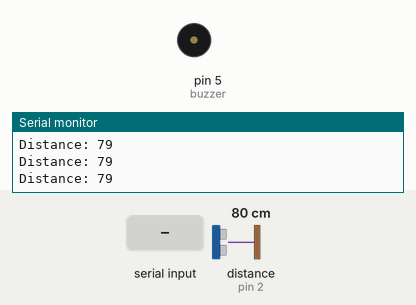
A sketch run on a simulated Arduino Uno, built with avr-gcc and run on an emulated ATmega328P. Shown: buzzer (waves = sounding, pin HIGH), the last lines printed to the serial monitor. Wiring (inferred from the names in the program): ultrasonic range finder: trigger pin 3; echo pin 2. The inputs (shaded band) are chosen by the test bench; at power-on: distance to the obstacle (sensor on pin 2) 80 cm. The echo pulse lasts 58.3 µs per cm; pins used as bus, display or sensor lines are not drawn.

Above: at 1.2 s.
1.3 s: distance to the obstacle (sensor on pin 2) set to 34 cm
2.8 s: distance to the obstacle (sensor on pin 2) set to 28 cm
At 3.1 s:
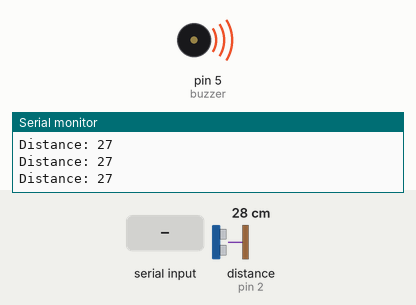
4.3 s: "L" received over Serial
7.3 s: distance to the obstacle (sensor on pin 2) set to 35 cm
At 7.9 s:
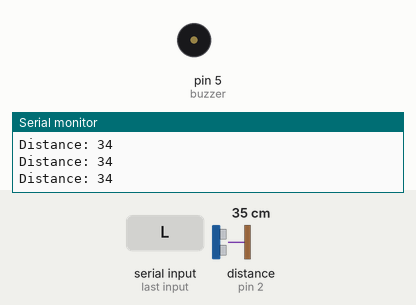
8.8 s: distance to the obstacle (sensor on pin 2) set to 2 cm
At 9.4 s:
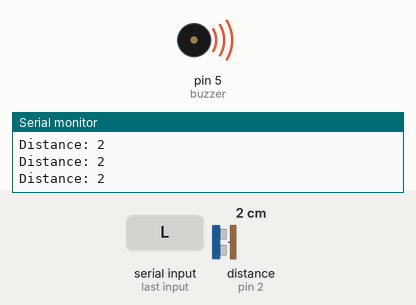
Timing chart, 0 to 11.3 s (numbered marks = the images above; inputs shaded):
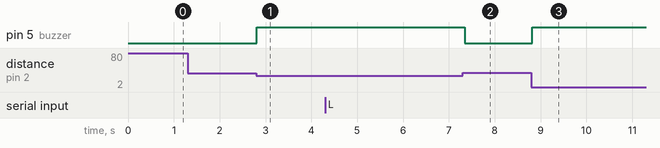

Measured:
- the behaviour switches between 32 and 31 cm on distance to the obstacle (sensor on pin 2) (found by bisection; images 0 and 1)
- after the input at 2.8 s, pin 5 (buzzer): LOW → HIGH at once
- after the input at 7.3 s, pin 5 (buzzer): HIGH → LOW after 0.05 s
- after the input at 8.8 s, pin 5 (buzzer): LOW → HIGH at once

The sketch:

sketch_aug7d.ino
```cpp
const int trigPin = 3;
const int echoPin = 2;
const int buzzer = 5;

long duration;
int distance;
const float speedOfSound = 0.0343;

char command = ' ';           // Command from Bluetooth
bool isCommandRunning = false; // Is any app command active
unsigned long commandStartTime = 0;
unsigned long commandDuration = 0;

void setup() {
  pinMode(trigPin, OUTPUT);
  pinMode(echoPin, INPUT);
  pinMode(buzzer, OUTPUT);
  Serial.begin(9600);
}

void loop() {
  // 🔷 Check for Bluetooth command
  if (Serial.available() > 0) {
    command = Serial.read();
    isCommandRunning = true;
    commandStartTime = millis();

    if (command == 'T') {
      commandDuration = 1000;  // Test buzzer: 1 sec
    } else if (command == 'F') {
      commandDuration = 3000;  // Find my glasses: 3 sec
    } else if (command == 'S') {
      commandDuration = 500;   // Short beep: 0.5 sec
    } else if (command == 'L') {
      commandDuration = 1500;  // Long beep: 1.5 sec
    } else {
      isCommandRunning = false; // Unknown command
    }

    if (isCommandRunning) {
      digitalWrite(buzzer, HIGH); // Start buzzer
    }
  }

  // 🔷 Turn off buzzer after command duration ends
  if (isCommandRunning && (millis() - commandStartTime >= commandDuration)) {
    digitalWrite(buzzer, LOW); // Stop buzzer
    isCommandRunning = false;  // Reset flag
  }

  // 🔷 Obstacle detection only if no command is running
  if (!isCommandRunning) {
    digitalWrite(trigPin, LOW);
    delayMicroseconds(2);
    digitalWrite(trigPin, HIGH);
    delayMicroseconds(10);
    digitalWrite(trigPin, LOW);

    duration = pulseIn(echoPin, HIGH);
    distance = (duration * speedOfSound) / 2;

    if (distance <= 30 && distance > 0) {
      digitalWrite(buzzer, HIGH);
    } else {
      digitalWrite(buzzer, LOW);
    }

    Serial.print("Distance: ");
    Serial.println(distance);
  }

  delay(50); // Slight delay for stability
}
```
